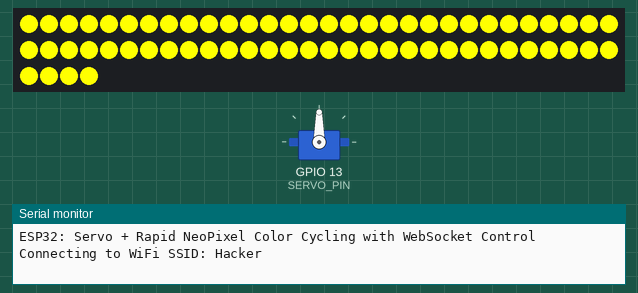
Simulated run of this sketch. Board: ESP32. Parts: servo, 64 RGB LEDs in strip order, left to right, continuing on the next row, the last lines printed to the serial monitor. WiFi joins after 1.5 s; servers stay silent unless stated.

Above: at 0.6 s.
At 3.8 s:
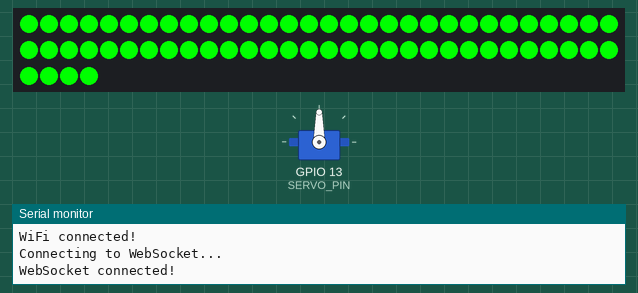

Measured:
- what the display in image 0 shows lasts 0.5 s, from 0.5 s to 1.0 s
- what the display in image 1 shows lasts 2.0 s, from 3.7 s to 5.7 s

The sketch:

2ch_house.ino
```cpp
#include <WiFi.h>
#include <ArduinoWebsockets.h>
#include <ESP32Servo.h>
#include <Adafruit_NeoPixel.h>

using namespace websockets;

// ---------------------- USER CONFIGURATIONS ----------------------
const char* SSID     = "Hacker";           // Replace with your Wi-Fi SSID
const char* PASSWORD = "mo123456";         // Replace with your Wi-Fi password

// WebSocket server settings (e.g., ws://192.168.52.34:8080/)
const char* WS_HOST  = "192.168.52.34";    // Replace with your WebSocket server IP
const uint16_t WS_PORT = 8080;             // Replace with your WebSocket server port
const char* WS_PATH  = "/";                // WebSocket path (often just "/")

// Timeouts (ms)
#define WIFI_TIMEOUT 15000  // 15 seconds
#define WS_TIMEOUT   15000  // 15 seconds

WebsocketsClient client;

// ---------------------- Servo Configuration ------------------------
#define SERVO_PIN 13    // Continuous (360°) servo on GPIO 13
Servo myServo;          // Servo object

// ------------------- NeoPixel Matrix Configuration -----------------
#define LED_PIN    12   // NeoPixel matrix on GPIO 12
#define NUM_PIXELS 64   // 8x8 LED matrix (64 LEDs)
Adafruit_NeoPixel strip(NUM_PIXELS, LED_PIN, NEO_GRB + NEO_KHZ800);

// ---------------- NeoPixel Rapid Color Cycling Globals --------------
unsigned long lastMatrixUpdate = 0;
const unsigned long matrixInterval = 10;    // Update interval in ms for rapid color changes
uint16_t hue = 0;

// ---------------- Global Variables for Blinking Indicators -----------
unsigned long previousBlinkMillis = 0;
const unsigned long blinkInterval = 500;    // 0.5 second toggle interval
bool blinkState = false;                    // Used to track LED on/off in blinking

// ---------------- Activation Flag for Servo & NeoPixel ----------------
bool activated = false;  // true => servo spins & NeoPixels cycle; false => all off

// ------------------- Function Declarations -------------------------
void connectToWifi();
void connectToWebSocket();
void onMessageCallback(WebsocketsMessage message);
void spinServoContinuously();
void rapidNeoPixelColors();
void stopServoAndNeopixel();
void setNeoPixelColor(uint32_t color);
void blinkYellow();
void blinkPurple();

// -------------------------------------------------------------------
void setup() {
  Serial.begin(115200);
  Serial.println("ESP32: Servo + Rapid NeoPixel Color Cycling with WebSocket Control");

  // Initialize servo and set it to neutral (stopped) position
  myServo.attach(SERVO_PIN);
  myServo.write(90); // Neutral position for a continuous servo

  // Initialize NeoPixel matrix
  strip.begin();
  strip.setBrightness(255); // Max brightness (for testing)
  strip.show();             // Ensure all pixels are off initially

  // Connect to Wi-Fi (blinking yellow while connecting)
  connectToWifi();

  // Connect to WebSocket server (blinking purple while connecting)
  connectToWebSocket();
}

// -------------------------------------------------------------------
void loop() {
  // Continuously poll for incoming WebSocket messages
  client.poll();

  // If activated, spin the servo and cycle NeoPixels rapidly
  if (activated) {
    spinServoContinuously();
    rapidNeoPixelColors();
  } else {
    // Otherwise, stop the servo and turn off NeoPixels
    stopServoAndNeopixel();
  }
}

// --------------------- Connection Functions --------------------------
void connectToWifi() {
  Serial.printf("Connecting to WiFi SSID: %s\n", SSID);
  WiFi.begin(SSID, PASSWORD);

  unsigned long startAttemptTime = millis();
  previousBlinkMillis = 0;  // Reset blink timer

  // Blink yellow until connected or timeout
  while (WiFi.status() != WL_CONNECTED && (millis() - startAttemptTime < WIFI_TIMEOUT)) {
    blinkYellow();
    delay(10);  // Small delay to avoid watchdog reset
  }

  if (WiFi.status() == WL_CONNECTED) {
    Serial.println("WiFi connected!");
    // Show solid green for 2 seconds
    setNeoPixelColor(strip.Color(0, 255, 0));
    delay(2000);
    // Clear
    setNeoPixelColor(strip.Color(0, 0, 0));
  } else {
    Serial.println("WiFi connection failed!");
    // Turn red and halt
    setNeoPixelColor(strip.Color(255, 0, 0));
    while(true) { delay(1000); }  // Stop here
  }
}

void connectToWebSocket() {
  Serial.println("Connecting to WebSocket...");
  client.onMessage(onMessageCallback);

  // Build the full ws:// URL: e.g. "ws://192.168.52.34:8080/"
  String wsUrl = String("ws://") + WS_HOST + ":" + WS_PORT + WS_PATH;

  unsigned long startAttemptTime = millis();
  previousBlinkMillis = 0;  // Reset blink timer
  bool wsConnected = false;

  // Attempt connection until success or timeout
  while (!wsConnected && (millis() - startAttemptTime < WS_TIMEOUT)) {
    wsConnected = client.connect(wsUrl);
    if (!wsConnected) {
      blinkPurple();
      delay(10);
    }
  }

  if (wsConnected) {
    Serial.println("WebSocket connected!");
    // Show solid green for 2 seconds
    setNeoPixelColor(strip.Color(0, 255, 0));
    delay(2000);
    // Clear
    setNeoPixelColor(strip.Color(0, 0, 0));
  } else {
    Serial.println("WebSocket connection failed!");
    // Turn red and halt
    setNeoPixelColor(strip.Color(255, 0, 0));
    while(true) { delay(1000); }  // Stop here
  }
}

// ---------------- WebSocket Message Handling -------------------------
void onMessageCallback(WebsocketsMessage message) {
  String msg = message.data();
  Serial.print("Message received: ");
  Serial.println(msg);

  if (msg == "1") {
    // Activate servo + rapid NeoPixel cycling
    activated = true;
  } else if (msg == "0") {
    // Deactivate: stop servo and turn off NeoPixels
    activated = false;
  } else {
    Serial.println("Unknown command!");
  }
}

// ---------------- Servo & NeoPixel Functions -------------------------
void spinServoContinuously() {
  // For a continuous servo, 180 is typically full speed forward
  myServo.write(180);
}

void rapidNeoPixelColors() {
  unsigned long currentMillis = millis();
  if (currentMillis - lastMatrixUpdate >= matrixInterval) {
    lastMatrixUpdate = currentMillis;
    // Convert the current hue to an RGB color (full saturation & brightness)
    uint32_t color = strip.ColorHSV(hue, 255, 255);
    for (int i = 0; i < NUM_PIXELS; i++) {
      strip.setPixelColor(i, color);
    }
    strip.show();
    hue += 3000;  // Change the hue quickly for rapid color cycling
  }
}

void stopServoAndNeopixel() {
  // Neutral (90) for a continuous servo is typically "stop"
  myServo.write(90);
  setNeoPixelColor(strip.Color(0, 0, 0));
}

// ------------------- NeoPixel Utility Functions ----------------------
void setNeoPixelColor(uint32_t color) {
  for (int i = 0; i < strip.numPixels(); i++) {
    strip.setPixelColor(i, color);
  }
  strip.show();
}

// ------------------- Blinking Indicator Functions --------------------
// Blink yellow (R=255, G=255, B=0) for WiFi connection indication
void blinkYellow() {
  unsigned long currentMillis = millis();
  if (currentMillis - previousBlinkMillis >= blinkInterval) {
    previousBlinkMillis = currentMillis;
    blinkState = !blinkState;
    if (blinkState) {
      setNeoPixelColor(strip.Color(255, 255, 0));
    } else {
      setNeoPixelColor(strip.Color(0, 0, 0));
    }
  }
}

// Blink purple (R=128, G=0, B=128) for WebSocket connection indication
void blinkPurple() {
  unsigned long currentMillis = millis();
  if (currentMillis - previousBlinkMillis >= blinkInterval) {
    previousBlinkMillis = currentMillis;
    blinkState = !blinkState;
    if (blinkState) {
      setNeoPixelColor(strip.Color(128, 0, 128));
    } else {
      setNeoPixelColor(strip.Color(0, 0, 0));
    }
  }
}
```
